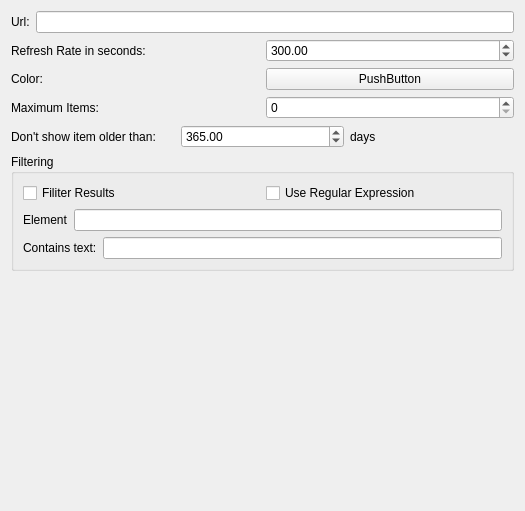
<?xml version="1.0" encoding="UTF-8"?>
<ui version="4.0">
 <class>AddGeoRSSLayerWidget</class>
 <widget class="QWidget" name="AddGeoRSSLayerWidget">
  <property name="geometry">
   <rect>
    <x>0</x>
    <y>0</y>
    <width>525</width>
    <height>511</height>
   </rect>
  </property>
  <property name="windowTitle">
   <string>Form</string>
  </property>
  <layout class="QVBoxLayout" name="verticalLayout_2">
   <item>
    <layout class="QHBoxLayout">
     <item>
      <widget class="QLabel" name="_url">
       <property name="text">
        <string>Url:</string>
       </property>
      </widget>
     </item>
     <item>
      <widget class="QLineEdit" name="_urlEdit"/>
     </item>
    </layout>
   </item>
   <item>
    <layout class="QHBoxLayout">
     <item>
      <widget class="QLabel" name="label">
       <property name="text">
        <string>Refresh Rate in seconds:</string>
       </property>
      </widget>
     </item>
     <item>
      <widget class="QDoubleSpinBox" name="_refreshRate">
       <property name="maximum">
        <double>10000000.000000000000000</double>
       </property>
       <property name="value">
        <double>300.000000000000000</double>
       </property>
      </widget>
     </item>
    </layout>
   </item>
   <item>
    <layout class="QHBoxLayout">
     <item>
      <widget class="QLabel" name="label_4">
       <property name="text">
        <string>Color:</string>
       </property>
      </widget>
     </item>
     <item>
      <widget class="Minerva::QtTools::ColorButton" name="_colorButton">
       <property name="text">
        <string>PushButton</string>
       </property>
      </widget>
     </item>
    </layout>
   </item>
   <item>
    <layout class="QHBoxLayout">
     <item>
      <widget class="QLabel" name="label_5">
       <property name="text">
        <string>Maximum Items:</string>
       </property>
      </widget>
     </item>
     <item>
      <widget class="QSpinBox" name="_maximumItemsSpinBox"/>
     </item>
    </layout>
   </item>
   <item>
    <layout class="QHBoxLayout" name="horizontalLayout">
     <item>
      <widget class="QLabel" name="label_6">
       <property name="text">
        <string>Don't show item older than:</string>
       </property>
      </widget>
     </item>
     <item>
      <widget class="QDoubleSpinBox" name="_maximumItemAge">
       <property name="maximum">
        <double>999999999.000000000000000</double>
       </property>
       <property name="value">
        <double>365.000000000000000</double>
       </property>
      </widget>
     </item>
     <item>
      <widget class="QLabel" name="label_7">
       <property name="text">
        <string>days</string>
       </property>
      </widget>
     </item>
    </layout>
   </item>
   <item>
    <widget class="QGroupBox" name="groupBox">
     <property name="title">
      <string>Filtering</string>
     </property>
     <layout class="QVBoxLayout" name="verticalLayout">
      <item>
       <layout class="QHBoxLayout" name="horizontalLayout_2">
        <item>
         <widget class="QCheckBox" name="_enableFiltering">
          <property name="text">
           <string>Filiter Results</string>
          </property>
         </widget>
        </item>
        <item>
         <widget class="QCheckBox" name="_useRegEx">
          <property name="text">
           <string>Use Regular Expression</string>
          </property>
         </widget>
        </item>
       </layout>
      </item>
      <item>
       <layout class="QHBoxLayout">
        <item>
         <widget class="QLabel" name="label_2">
          <property name="text">
           <string>Element</string>
          </property>
         </widget>
        </item>
        <item>
         <widget class="QLineEdit" name="_elementFilter"/>
        </item>
       </layout>
      </item>
      <item>
       <layout class="QHBoxLayout">
        <item>
         <widget class="QLabel" name="label_3">
          <property name="text">
           <string>Contains text:</string>
          </property>
         </widget>
        </item>
        <item>
         <widget class="QLineEdit" name="_valueFilter"/>
        </item>
       </layout>
      </item>
     </layout>
    </widget>
   </item>
   <item>
    <spacer>
     <property name="orientation">
      <enum>Qt::Vertical</enum>
     </property>
     <property name="sizeHint" stdset="0">
      <size>
       <width>20</width>
       <height>40</height>
      </size>
     </property>
    </spacer>
   </item>
  </layout>
 </widget>
 <customwidgets>
  <customwidget>
   <class>Minerva::QtTools::ColorButton</class>
   <extends>QPushButton</extends>
   <header>Minerva/Qt/Tools/ColorButton.h</header>
  </customwidget>
 </customwidgets>
 <resources/>
 <connections/>
</ui>
